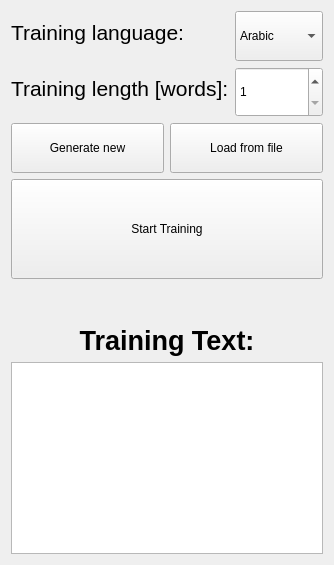
      <widget class="QWidget" name="page">
       <layout class="QVBoxLayout" name="verticalLayout_4">
        <item>
         <layout class="QFormLayout" name="formLayout">
          <item row="0" column="0">
           <widget class="QLabel" name="label_6">
            <property name="text">
             <string>&lt;html&gt;&lt;head/&gt;&lt;body&gt;&lt;p&gt;&lt;span style=&quot; font-size:16pt;&quot;&gt;Training language:&lt;/span&gt;&lt;/p&gt;&lt;/body&gt;&lt;/html&gt;</string>
            </property>
           </widget>
          </item>
          <item row="0" column="1">
           <widget class="QComboBox" name="comboBox">
            <property name="minimumSize">
             <size>
              <width>0</width>
              <height>50</height>
             </size>
            </property>
            <property name="currentIndex">
             <number>0</number>
            </property>
            <item>
             <property name="text">
              <string>Arabic</string>
             </property>
            </item>
            <item>
             <property name="text">
              <string>Belarusian</string>
             </property>
            </item>
            <item>
             <property name="text">
              <string>Сhinese</string>
             </property>
            </item>
            <item>
             <property name="text">
              <string>English</string>
             </property>
            </item>
            <item>
             <property name="text">
              <string>French</string>
             </property>
            </item>
            <item>
             <property name="text">
              <string>German</string>
             </property>
            </item>
            <item>
             <property name="text">
              <string>Hebrew</string>
             </property>
            </item>
           </widget>
          </item>
          <item row="1" column="0">
           <widget class="QLabel" name="label_5">
            <property name="text">
             <string>&lt;html&gt;&lt;head/&gt;&lt;body&gt;&lt;p&gt;&lt;span style=&quot; font-size:16pt;&quot;&gt;Training length [words]:&lt;/span&gt;&lt;/p&gt;&lt;/body&gt;&lt;/html&gt;</string>
            </property>
           </widget>
          </item>
          <item row="1" column="1">
           <widget class="QSpinBox" name="spinBox">
            <property name="minimumSize">
             <size>
              <width>0</width>
              <height>50</height>
             </size>
            </property>
            <property name="minimum">
             <number>1</number>
            </property>
            <property name="maximum">
             <number>128</number>
            </property>
           </widget>
          </item>
         </layout>
        </item>
        <item>
         <layout class="QHBoxLayout" name="horizontalLayout_8">
          <item>
           <widget class="QPushButton" name="pushButton_reset">
            <property name="minimumSize">
             <size>
              <width>0</width>
              <height>50</height>
             </size>
            </property>
            <property name="text">
             <string>Generate new</string>
            </property>
           </widget>
          </item>
          <item>
           <widget class="QPushButton" name="pushButton_load">
            <property name="minimumSize">
             <size>
              <width>0</width>
              <height>50</height>
             </size>
            </property>
            <property name="text">
             <string>Load from file</string>
            </property>
           </widget>
          </item>
         </layout>
        </item>
        <item>
         <widget class="QPushButton" name="pushButton_start">
          <property name="minimumSize">
           <size>
            <width>0</width>
            <height>100</height>
           </size>
          </property>
          <property name="text">
           <string>Start Training</string>
          </property>
         </widget>
        </item>
        <item>
         <spacer name="verticalSpacer">
          <property name="orientation">
           <enum>Qt::Vertical</enum>
          </property>
          <property name="sizeType">
           <enum>QSizePolicy::Fixed</enum>
          </property>
          <property name="sizeHint" stdset="0">
           <size>
            <width>20</width>
            <height>40</height>
           </size>
          </property>
         </spacer>
        </item>
        <item>
         <layout class="QVBoxLayout" name="verticalLayout_2">
          <item>
           <widget class="QLabel" name="label_3">
            <property name="text">
             <string>&lt;html&gt;&lt;head/&gt;&lt;body&gt;&lt;p align=&quot;center&quot;&gt;&lt;span style=&quot; font-size:20pt; font-weight:700;&quot;&gt;Training Text:&lt;/span&gt;&lt;/p&gt;&lt;/body&gt;&lt;/html&gt;</string>
            </property>
           </widget>
          </item>
          <item>
           <widget class="QTextEdit" name="textEdit_train">
            <property name="overwriteMode">
             <bool>true</bool>
            </property>
            <property name="textInteractionFlags">
             <set>Qt::NoTextInteraction</set>
            </property>
            <property name="placeholderText">
             <string/>
            </property>
           </widget>
          </item>
         </layout>
        </item>
       </layout>
      </widget>
